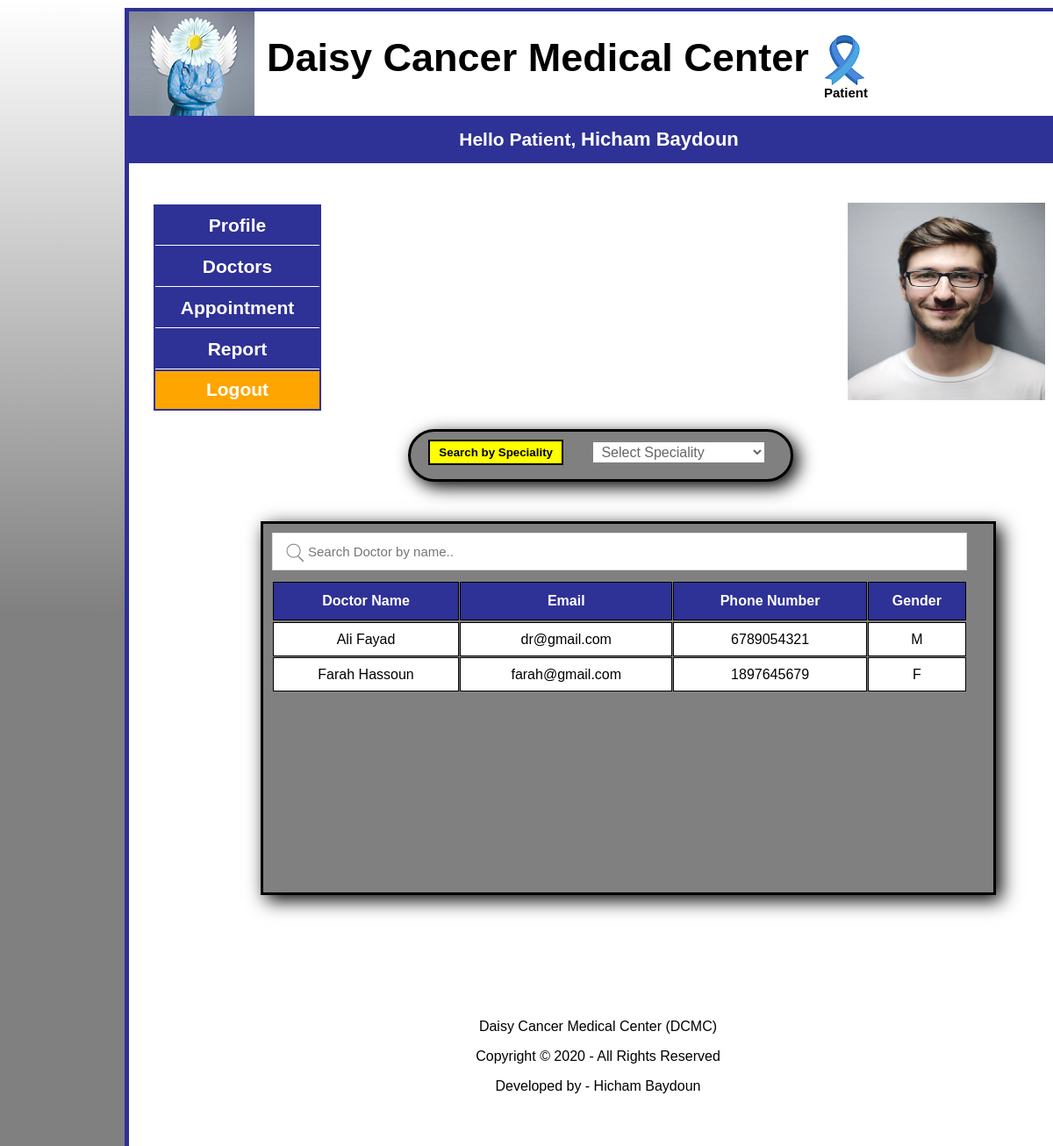
The page /Frontend/doctor_src.php (signed in) on the database its author committed.
### tables this page shows
CREATE TABLE `patient` (
  `patientID` int(20) NOT NULL,
  `p_name` varchar(50) NOT NULL,
  `p_age` float DEFAULT NULL,
  `p_gender` varchar(10) DEFAULT NULL,
  `p_address` varchar(70) DEFAULT NULL,
  `p_phone` varchar(15) DEFAULT NULL,
  `p_email` varchar(20) NOT NULL,
  `p_password` varchar(15) NOT NULL,
  `p_image` varchar(50) DEFAULT NULL
);

CREATE TABLE `doctor` (
  `doctorID` int(20) NOT NULL,
  `d_name` varchar(50) NOT NULL,
  `specialty` varchar(20) NOT NULL,
  `d_address` varchar(70) DEFAULT NULL,
  `d_phone` varchar(15) DEFAULT NULL,
  `d_email` varchar(20) NOT NULL,
  `d_gender` varchar(10) DEFAULT NULL,
  `d_password` varchar(15) DEFAULT NULL,
  `d_image` varchar(50) DEFAULT NULL
);

### Frontend/doctor_src.php (the view, shortened to what this page needs)
<html>
<head>
</head>
<body vlink="#FFFFFF">
	<div id="apDiv1">
		<?php include('patient_header.php'); ?>
		<?php include('patient_header2.php'); ?>
		<div id="apDiv16">
			<form name="form1" method="post" action="doctor_src1.php">
				<table width="424" height="47" border="0">
					<tr>
						<td width="200">
							<div align="right">
								<input type="submit" name="submit" id="submit" value="Search by Speciality" class="search">
							</div>
						</td>
						<td width="63">&nbsp;</td>
						<td width="242"><label for="doctor"></label>
							<div class="select-style"><select name="doctor" size="1" id="doctor">
									<option value="">Select Speciality</option>
									<?php
									$querySelect = "select specialtyID, s_name from specialty";
									if (!($database = mysqli_connect("localhost", "root", "")))
										die("Could not connect to database </body></html>");
									if (!($result = mysqli_query($database, $querySelect))) {
										print("<p>Could not execute query!</p>");
										die(mysqli_error() . "</body></html>");
									}
									?>
								</select></div>
						</td>
					</tr>
				</table>
			</form>
		</div>
		<div id="apDiv17">
			<table width="792" height="39" cellpadding="1" cellspacing="1" id="myTable">
				<input type="text" id="myInput" onkeyup="myFunction()" placeholder="Search Doctor by name.." title="Type in a name">
				<th height="44">Doctor Name</th>
				<th height="44">Email</th>
				<th height="44">Phone Number</th>
				<th height="44">Gender</th>
				<tr>
					<?php
					$querySelect = "select d_name, d_email, d_phone, d_gender from doctor";
					if (!($database = mysqli_connect("localhost", "root", "")))
						die("Could not connect to database </body></html>");
					if (!($result = mysqli_query($database, $querySelect))) {
						print("<p>Could not execute query!</p>");
						die(mysqli_error() . "</body></html>");
					}
					if ($result) {
						while ($row = mysqli_fetch_row($result)) {
							print "<tr height='39'>";
							print "<td>" . $row[0] . "</td>";
							print "<td>" . $row[1] . "</td>";
							print "<td>" . $row[2] . "</td>";
							print "<td>" . $row[3] . "</td>";
							print "</tr>";
						}
					}
					?>
				</tr>
			</table>
		</div>
	</div>
</body>
</html>

### Frontend/patient_header.php (shortened to what this page needs)
<div id="apDiv2">
	<div id="apDiv4"></div>
	<div id="apDiv5">
		<div align="left">Daisy Cancer Medical Center <img src="Image/ribbon.png" align="top"></div>
		<div align="left" class="patient">Patient</div>
	</div>
</div>
<div id="apDiv6">
	<table width="1071" height="54" border="0">
		<tr>
			<td width="145">
				<div align="center" id="ap6"><a>Hello Patient,
						<?php
						$uid = $_SESSION['id'];
						$querySelect = "select p_name from patient where patientID= '$uid'";
						if (!($database = mysqli_connect("localhost", "root", "")))
							die("Could not connect to database </body></html>");
						if (!($result = mysqli_query($database, $querySelect))) {
							print("<p>Could not execute query!</p>");
							die(mysqli_error() . "</body></html>");
						}
						$row = mysqli_fetch_row($result);
						print "<font style='font-size:22px;'><strong>" . $row[0] . "</strong></font>";
						?>
					</a></div>
			</td>
		</tr>
	</table>
</div>

### Frontend/patient_header2.php (shortened to what this page needs)
<html>
<head>
	<div id="apDiv12">
		<div id="apDiv15">
			<?php
			$uid = $_SESSION['id'];
			$querySelect = "select p_image from patient where patientID= '$uid'";
			if (!($database = mysqli_connect("localhost", "root", "")))
				die("Could not connect to database </body></html>");
			if (!($result = mysqli_query($database, $querySelect))) {
				print("<p>Could not execute query!</p>");
				die(mysqli_error() . "</body></html>");
			}
			$row = mysqli_fetch_row($result);
			$img = $row[0];
			print "<img src='imge/";
			print $img;
			print "' height='225px' width='225px'>";
			?>
		</div>
		<div id="apDiv8">
			<table width="191" height="235" border="0">
				<tr>
					<td width="195">
						<div align="center"><a href="patient_profile.php">Profile</a></div>
					</td>
				</tr>
				<tr>
					<td>
						<div align="center"><a href="doctor_src.php">Doctors</a></div>
					</td>
				</tr>
				<tr>
					<td onmouseover="show()" onMouseOut="hide()">
						<div align="center"><a href="#">Appointment</a></div>
					</td>
				</tr>
				<tr>
					<td>
						<div align="center"><a href="report_download.php"> Report</a></div>
					</td>
				</tr>
				<tr>
					<td class="logout">
						<div align="center"><a href="p_logout.php">Logout</a></div>
					</td>
				</tr>
			</table>
		</div>
	</div>

### Frontend/doctor_src.php (style rules this page uses)
#apDiv14 { position: absolute; width: 1069px; height: 133px; z-index: 7; left: 0px; top: 1131px; background-color: #FFFFFF; }
#apDiv16 { position: absolute; width: 433px; height: 54px; z-index: 11; left: 318px; top: 475px; border: 3px solid black; background: gray; border-radius: 30px; box-shadow: 6px 6px 20px rgba(0, 0, 0, 1); }
#apDiv1 #apDiv16 form table tr td select { width: 195px; padding: 2px 5px; font-size: 16px; color: #666; border: none; background-image: -webkit-gradient(linear, » 0% 0%, 0% 12%, from(#999), to(#fff)); background-image: -moz-linear-gradient(0% 12% » 90deg, #fff, #999); background-color: #fff; }
.search { padding: 5 10 5 10; font-weight: bold; background-color: yellow; border: 2px solid black; cursor: pointer; }
#apDiv17 { position: absolute; width: 792px; height: 400px; z-index: 12; left: 150px; top: 580px; border: 3px solid black; background-color: gray; box-shadow: 6px 6px 20px rgba(0, 0, 0, 1); padding: 10px; padding-right: 30px; overflow: hidden; overflow-y: scroll; }
#apDiv17 tr td { background-color: white; border: 1px solid black; text-align: center; }
#apDiv17 tr th { background-color: #2e3196; color: white; border: 1px solid black; }
#myInput { background-image: url('Image/search.png'); background-position: 10px 7px; background-repeat: no-repeat; width: 100%; font-size: 15px; padding: 12px 20px 12px 40px; border: 1px solid #ddd; margin-bottom: 12px; }

### Frontend/patient_header.php (style rules this page uses)
body { height: 1400px; background-image: linear-gradient(white, grey, grey); font-family: Arial, Helvetica, sans-serif; margin: 0 auto; padding: 0px; }
#apDiv1 { position: absolute; width: 1070px; height: 1297px; z-index: 1; left: 142px; top: 9px; color: #CCC; background-color: white; border: 5px solid #2e3196; }
#apDiv2 { position: absolute; width: 1071px; height: 119px; z-index: 1; left: 0px; top: -1px; color: #D6D6D6; background-color: #FFFFFF; }
#apDiv4 { position: absolute; width: 151px; height: 120px; z-index: 2; background-image: url(Image/logo.png); background-repeat: no-repeat; }
#apDiv5 { position: absolute; width: 785px; height: 74px; z-index: 1; left: 157px; top: 27px; font-size: 45px; color: black; font-weight: bold; }
#apDiv6 { position: absolute; width: 1071px; height: px; z-index: 3; top: 118px; background-color: #2e3196; font-weight: bold; color: #FFF; left: 0px; }
a:link { text-decoration: none; color: white; font-weight: bold; font-size: 21px; }
a { text-decoration: none; color: white; font-weight: bold; font-size: 21px; }
#apDiv5 .patient { position: absolute; font-size: 15px; left: 635px; }

### Frontend/patient_header2.php (style rules this page uses)
#apDiv14 { position: absolute; width: 1069px; height: 133px; z-index: 7; left: 0px; top: 1131px; background-color: #FFFFFF; }
#apDiv8 { position: absolute; width: 191px; height: 235px; left: 2px; top: 16px; background-color: #2e3196; }
#apDiv8 tr td { background-color: #2e3196; }
#apDiv12 { position: absolute; width: 1019px; height: 891px; z-index: 10; left: 26px; top: 203px; }
#apDiv15 { position: absolute; width: 225px; height: 225px; z-index: 5; left: 793px; top: 14px; }
#apDiv8 td { border-bottom: 1px solid white; }
#apDiv8 .logout { border-bottom: 0px solid white; background-color: orange; }

### rows shown on the page
patient: p_name "Hicham Baydoun", p_image (picture)
doctor: d_name "Ali Fayad", d_email "dr@gmail.com", d_phone "6789054321", d_gender "M"
doctor: d_name "Farah Hassoun", d_email "farah@gmail.com", d_phone "1897645679", d_gender "F"
